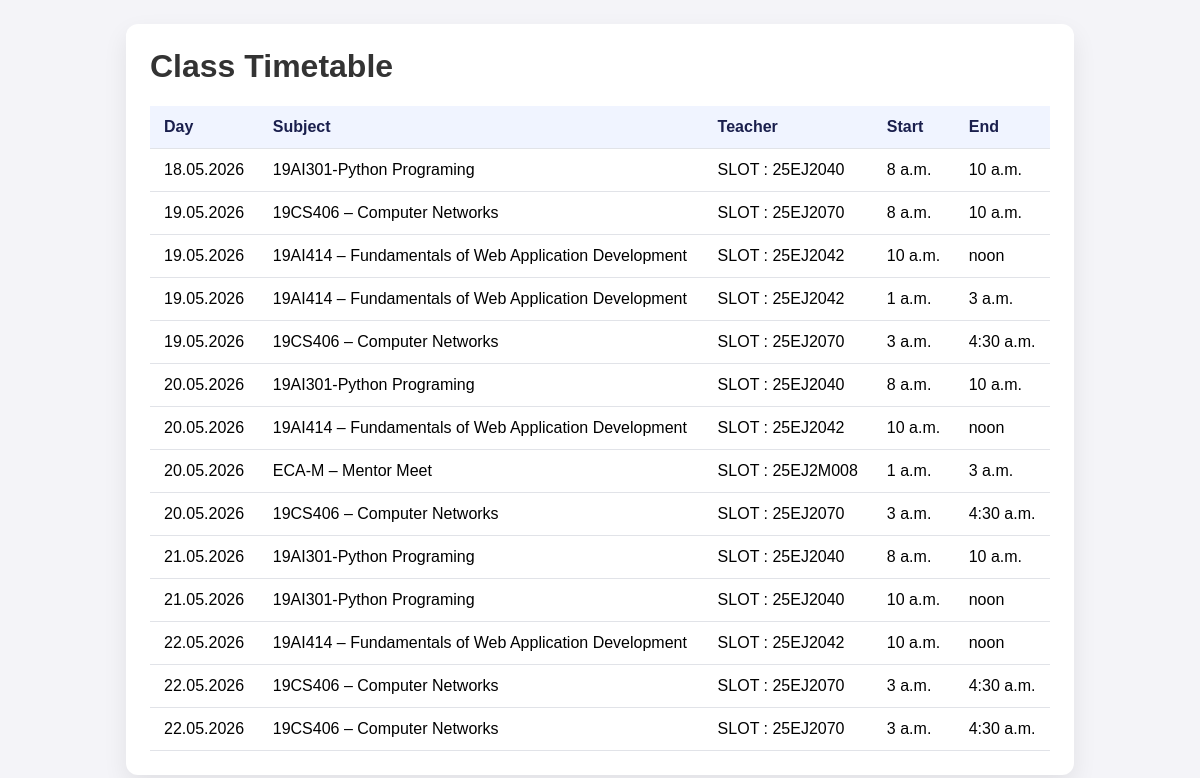
The page / on the database its author committed.
### tryapp/models.py (models this page shows, shortened)
class Timetable(models.Model):
    day = models.CharField(max_length=20)
    subject = models.CharField(max_length=100)
    teacher = models.CharField(max_length=100)
    start_time = models.TimeField()
    end_time = models.TimeField()

### tryapp/views.py (the view)
# urls.py: path('', timetable_view, name='timetable'),
def timetable_view(request):
    timetable = Timetable.objects.all()
    return render(request, 'timetable.html', {
        'timetable': timetable
    })

### tryapp/templates/timetable.html (shortened to what this page needs)
<!DOCTYPE html>
<html lang="en">
<head>
</head>
<body>
    <div class="container">
        <h1>Class Timetable</h1>
        {% if timetable %}
            <table>
                <thead>
                    <tr>
                        <th>Day</th>
                        <th>Subject</th>
                        <th>Teacher</th>
                        <th>Start</th>
                        <th>End</th>
                    </tr>
                </thead>
                <tbody>
                    {% for item in timetable %}
                        <tr>
                            <td>{{ item.day }}</td>
                            <td>{{ item.subject }}</td>
                            <td>{{ item.teacher }}</td>
                            <td>{{ item.start_time }}</td>
                            <td>{{ item.end_time }}</td>
                        </tr>
                    {% endfor %}
                </tbody>
            </table>
        {% else %}
            <div class="empty">
                No timetable entries found. Add some items to the database and refresh.
            </div>
        {% endif %}
    </div>
</body>
</html>

### tryapp/templates/timetable.html (style rules this page uses)
body { font-family: Arial, sans-serif; background: #f4f4f8; margin: 0; padding: 24px; }
.container { max-width: 900px; margin: 0 auto; background: white; padding: 24px; border-radius: 12px; box-shadow: 0 10px 24px rgba(0,0,0,.08); }
h1 { margin-top: 0; color: #333; }
table { width: 100%; border-collapse: collapse; margin-top: 16px; }
th, td { padding: 12px 14px; text-align: left; border-bottom: 1px solid #e1e3e8; }
th { background: #f0f4ff; color: #1a1f4d; }

### rows shown on the page
Timetable: day "18.05.2026", subject "19AI301-Python Programing", teacher "SLOT : 25EJ2040", start_time "8 a.m.", end_time "10 a.m."
Timetable: day "19.05.2026", subject "19CS406 – Computer Networks", teacher "SLOT : 25EJ2070", start_time "8 a.m.", end_time "10 a.m."
Timetable: day "19.05.2026", subject "19AI414 – Fundamentals of Web Application Development", teacher "SLOT : 25EJ2042", start_time "10 a.m.", end_time "noon"
Timetable: day "19.05.2026", subject "19AI414 – Fundamentals of Web Application Development", teacher "SLOT : 25EJ2042", start_time "1 a.m.", end_time "3 a.m."
Timetable: day "19.05.2026", subject "19CS406 – Computer Networks", teacher "SLOT : 25EJ2070", start_time "3 a.m.", end_time "4:30 a.m."
Timetable: day "20.05.2026", subject "19AI301-Python Programing", teacher "SLOT : 25EJ2040", start_time "8 a.m.", end_time "10 a.m."
Timetable: day "20.05.2026", subject "19AI414 – Fundamentals of Web Application Development", teacher "SLOT : 25EJ2042", start_time "10 a.m.", end_time "noon"
Timetable: day "20.05.2026", subject "ECA-M – Mentor Meet", teacher "SLOT : 25EJ2M008", start_time "1 a.m.", end_time "3 a.m."
Timetable: day "20.05.2026", subject "19CS406 – Computer Networks", teacher "SLOT : 25EJ2070", start_time "3 a.m.", end_time "4:30 a.m."
Timetable: day "21.05.2026", subject "19AI301-Python Programing", teacher "SLOT : 25EJ2040", start_time "8 a.m.", end_time "10 a.m."
Timetable: day "21.05.2026", subject "19AI301-Python Programing", teacher "SLOT : 25EJ2040", start_time "10 a.m.", end_time "noon"
Timetable: day "22.05.2026", subject "19AI414 – Fundamentals of Web Application Development", teacher "SLOT : 25EJ2042", start_time "10 a.m.", end_time "noon"
Timetable: day "22.05.2026", subject "19CS406 – Computer Networks", teacher "SLOT : 25EJ2070", start_time "3 a.m.", end_time "4:30 a.m."
Timetable: day "22.05.2026", subject "19CS406 – Computer Networks", teacher "SLOT : 25EJ2070", start_time "3 a.m.", end_time "4:30 a.m."
